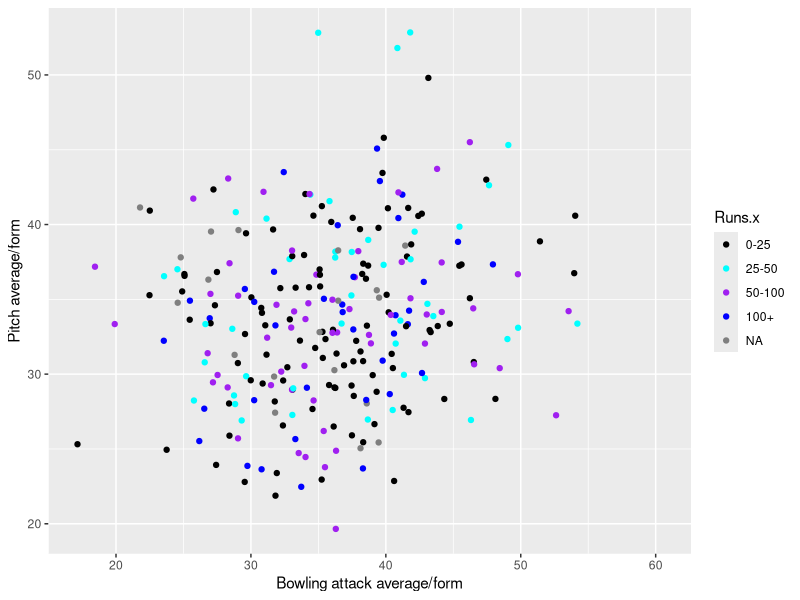
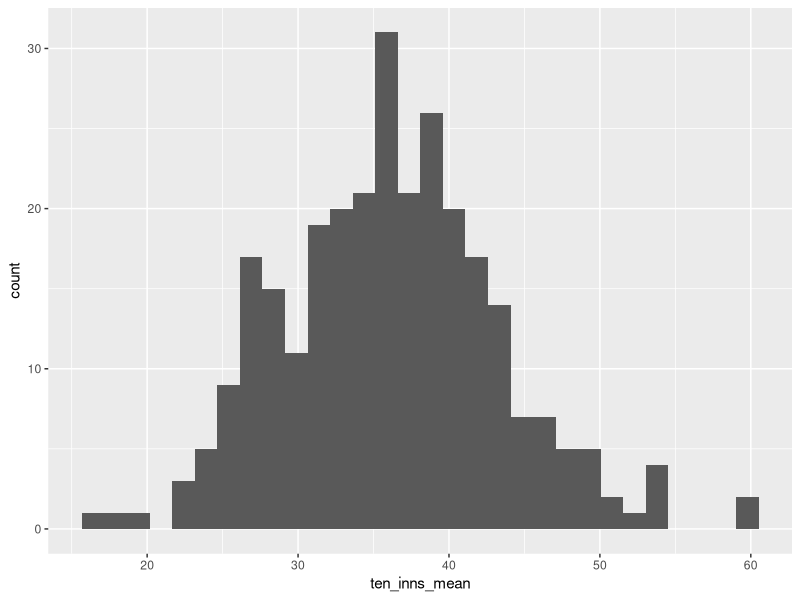
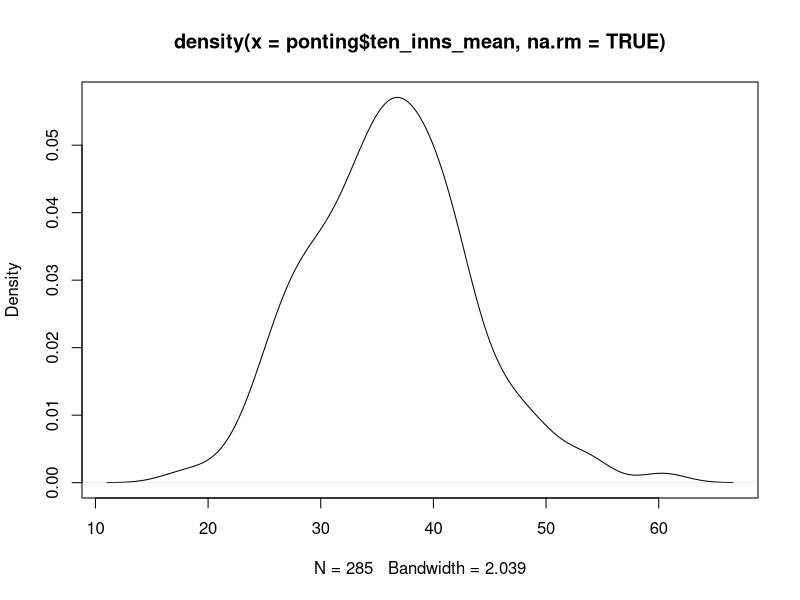
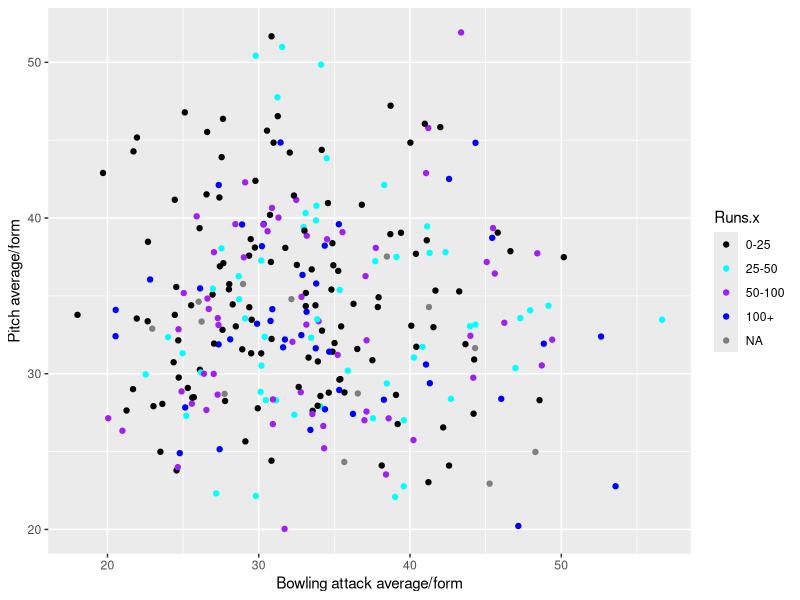
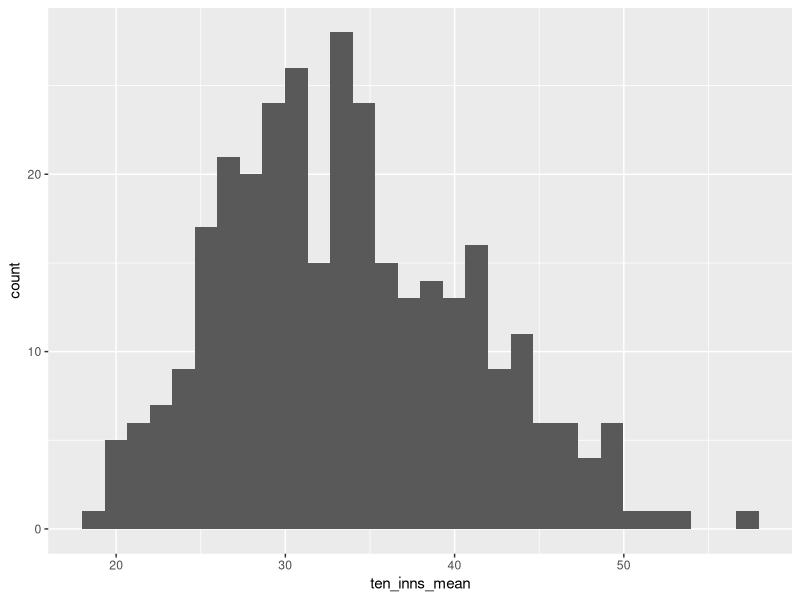
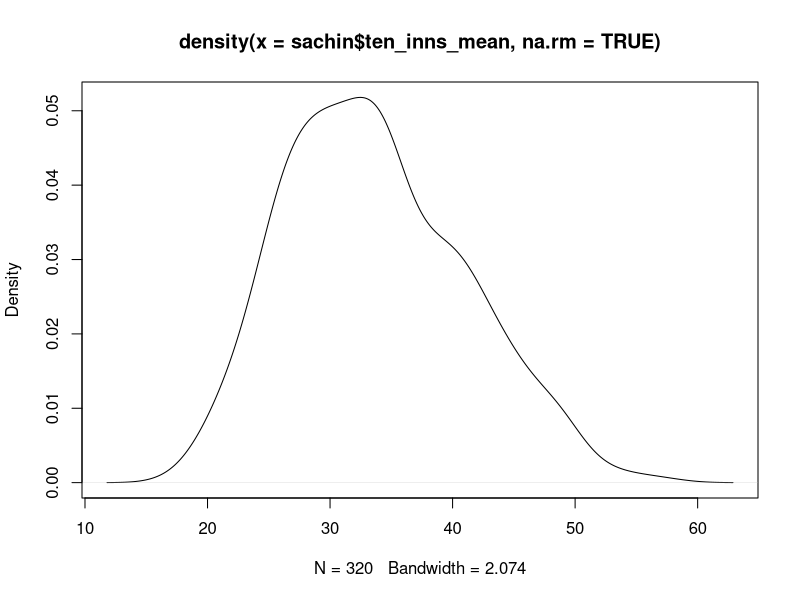
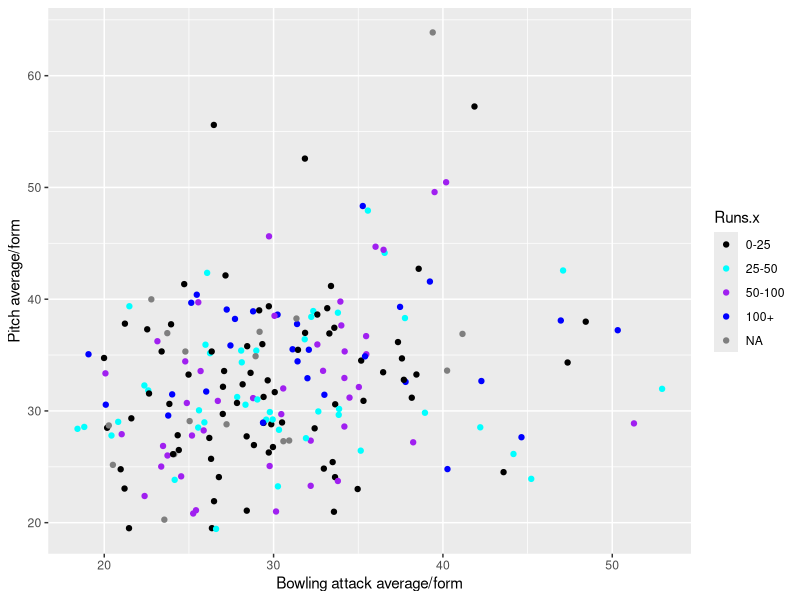
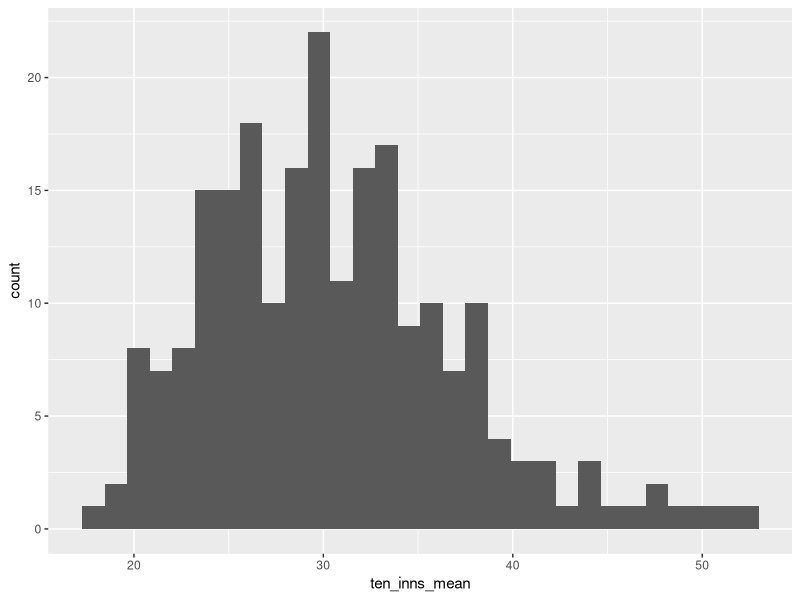

The R script that drew these images, in order:
# Cricket Grounds

library(tidyverse)
library(stringr)
library(zoo)
library(RColorBrewer)
# Read the bowling data. It also has the ground name so we can 
# start from there
grounds <- read_csv("data/bowling_performances_1985_formatted.csv")

# Now let's read the legends batting data
legends <- read_csv("data/legends_batting_formatted.csv")

# Writing a function to get the aggregate mean from vectors of runs and wickets
get_wickets_mean <- function (runs, wickets){
  runs_sum = sum(runs)
  wickets_sum = sum(wickets)
  return (runs_sum/wickets_sum)
}

# Setting up an empty column for ground averages
grounds[, "ground_inns_mean"] <- NA


# Applying the function to that column
for (i in unique(grounds$Ground)){
  print(i)
  print(dim(grounds %>% filter(Ground==i)))
  ground_df <- grounds %>% filter(Ground==i)
  ground_df <- ground_df %>% arrange(Date, Inns)
  df_length <- dim(ground_df)[1]
  if (df_length < 11){
    next
  }
  else{
    for (i in 11: df_length){
      start_index <- i - 10
      end_index <- i - 1
      inns_index <- ground_df[i,]$Index
      computing_df <- ground_df[start_index:end_index, ]
      wickets_mean <- get_wickets_mean(computing_df$Runs, computing_df$Wickets)
      grounds[(grounds$Index==inns_index), "ground_inns_mean"] <- wickets_mean
    }
  }
}

# Joining legends with the grounds tibble
joined_df <- left_join(legends, grounds, by=c("Team","Date","Inns"))

# Now let's filter Ricky Ponting and see how he did against great bowling attacks
ponting <- joined_df %>% filter(Name=='Ricky Ponting')

# Making plots
ggplot(data = ponting, aes(x=ten_inns_mean, y=ground_inns_mean)) + 
  geom_point(aes(color=cut(Runs.x, c(0,25,50,100,Inf)))) +
  scale_color_manual(name="Runs.x",
                     values = c("(0,25]" = "black",
                                "(25,50]" = "cyan",
                                "(50,100]" = "purple",
                                "(100,Inf]" = "blue"),
                     labels = c("0-25", "25-50", "50-100", "100+")) +
  xlab("Bowling attack average/form") + ylab("Pitch average/form")

ggplot(ponting, aes(x=ten_inns_mean)) + geom_histogram()

ponting_d <- density(ponting$ten_inns_mean, na.rm=TRUE)
plot(ponting_d)

#------------------------------------------------------------------------
#------------------------------------------------------------------------

# Now let's do the same for Sachin
sachin <- joined_df %>% filter(Name=='Sachin Tendulkar')

# Making plots
ggplot(data = sachin, aes(x=ten_inns_mean, y=ground_inns_mean)) + 
  geom_point(aes(color=cut(Runs.x, c(0,25,50,100,Inf)))) +
  scale_color_manual(name="Runs.x",
                     values = c("(0,25]" = "black",
                                "(25,50]" = "cyan",
                                "(50,100]" = "purple",
                                "(100,Inf]" = "blue"),
                     labels = c("0-25", "25-50", "50-100", "100+")) +
  xlab("Bowling attack average/form") + ylab("Pitch average/form")

ggplot(sachin, aes(x=ten_inns_mean)) + geom_histogram()

sachin_d <- density(sachin$ten_inns_mean, na.rm=TRUE)
plot(sachin_d)

#------------------------------------------------------------------------
#------------------------------------------------------------------------

# Now let's do the same for Lara
lara <- joined_df %>% filter(Name=='Brian Lara')

# Making plots
ggplot(data = lara, aes(x=ten_inns_mean, y=ground_inns_mean)) + 
  geom_point(aes(color=cut(Runs.x, c(0,25,50,100,Inf)))) +
  scale_color_manual(name="Runs.x",
                     values = c("(0,25]" = "black",
                                "(25,50]" = "cyan",
                                "(50,100]" = "purple",
                                "(100,Inf]" = "blue"),
                     labels = c("0-25", "25-50", "50-100", "100+")) +
  xlab("Bowling attack average/form") + ylab("Pitch average/form")

ggplot(lara, aes(x=ten_inns_mean)) + geom_histogram()

lara_d <- density(lara$ten_inns_mean, na.rm=TRUE)
plot(lara_d)